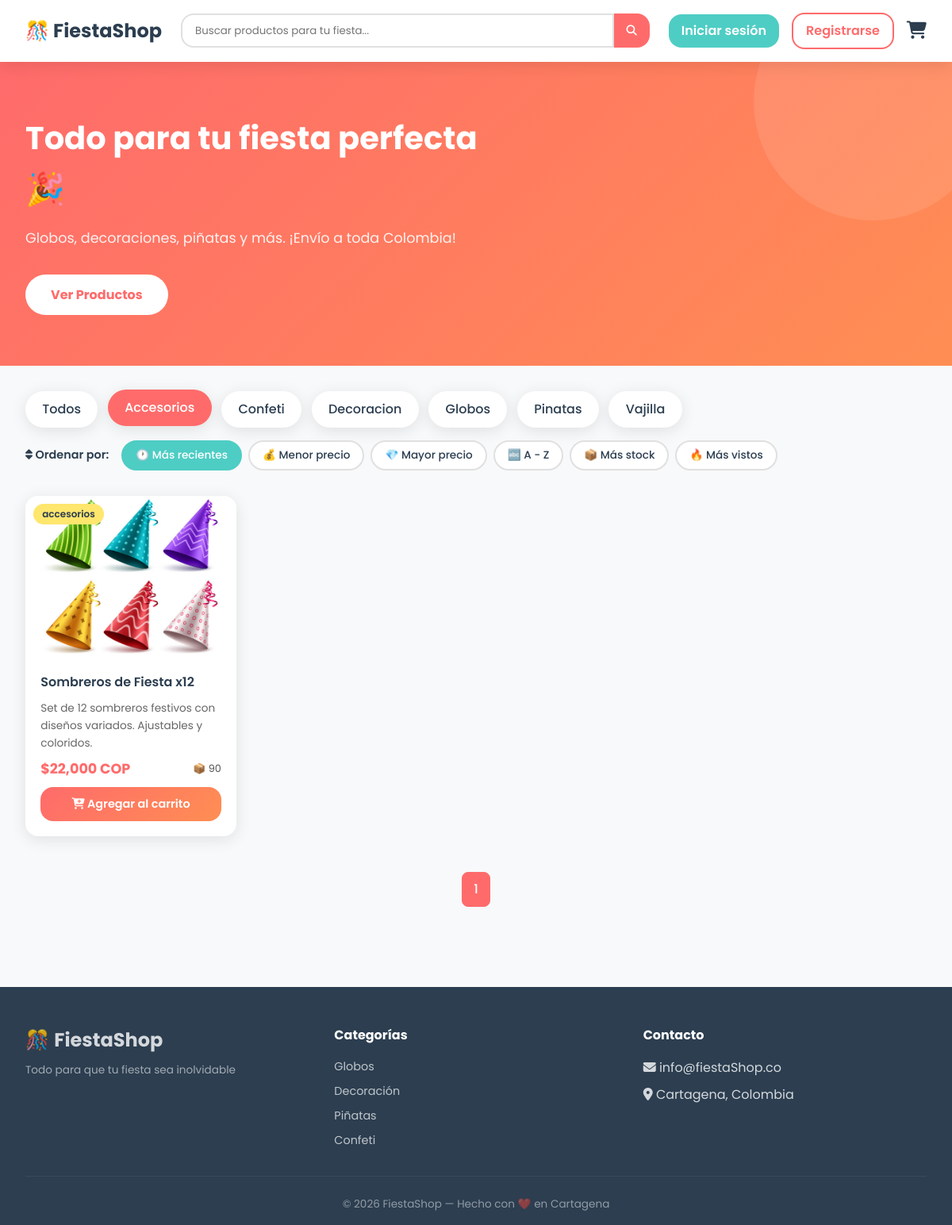
/?categoria=accesorios&orden=recientes&q=, run on the app's committed database.
### database.py (models this page shows, shortened)
class Producto(db.Model):
    __tablename__ = 'productos'
    id           = db.Column(db.Integer, primary_key=True)
    nombre       = db.Column(db.String(100), nullable=False)
    descripcion  = db.Column(db.Text, nullable=False)
    precio       = db.Column(db.Numeric(10, 2), nullable=False)
    imagen       = db.Column(db.String(200), default='default.jpg')
    categoria    = db.Column(db.String(50), nullable=False, index=True)
    stock        = db.Column(db.Integer, default=0)
    visitas      = db.Column(db.Integer, default=0)
    fecha_creado = db.Column(db.DateTime, default=lambda: datetime.now(timezone.utc))
    usuario_id   = db.Column(db.Integer, db.ForeignKey('usuarios.id'), nullable=True)
    favoritos = db.relationship('Favorito', backref='producto', lazy=True)
    resenas   = db.relationship('Resena', backref='producto', lazy=True)

### app.py (the view)
@app.route('/')
def index():
    busqueda         = request.args.get('q', '')
    categoria_filtro = request.args.get('categoria', '')
    orden            = request.args.get('orden', 'recientes')
    if 'sesion_id' not in session:
        session['sesion_id'] = str(uuid.uuid4())
    query = Producto.query
    if busqueda:
        query = query.filter(
            Producto.nombre.ilike(f'%{busqueda}%') |
            Producto.descripcion.ilike(f'%{busqueda}%')
        )
    if categoria_filtro:
        query = query.filter_by(categoria=categoria_filtro)
    if orden == 'precio_asc':
        query = query.order_by(Producto.precio.asc())
    elif orden == 'precio_desc':
        query = query.order_by(Producto.precio.desc())
    elif orden == 'nombre_asc':
        query = query.order_by(Producto.nombre.asc())
    elif orden == 'mas_stock':
        query = query.order_by(Producto.stock.desc())
    elif orden == 'mas_vistos':
        query = query.order_by(Producto.visitas.desc())
    else:
        query = query.order_by(Producto.fecha_creado.desc())
    pagina    = request.args.get('page', 1, type=int)
    productos = query.paginate(page=pagina, per_page=8)
    categorias = db.session.query(Producto.categoria).distinct().all()
    categorias = [c[0] for c in categorias]
    return render_template(
        'index.html',
        productos=productos,
        categorias=categorias,
        categoria_filtro=categoria_filtro,
        orden=orden
    )

### app.py (called while the page is built, shortened)
@app.context_processor
def inject_globals():
    sesion_id = session.get('sesion_id', '')
    count = ItemCarrito.query.filter_by(
        sesion_id=sesion_id
    ).count() if sesion_id else 0
    favoritos_ids   = []
    notif_no_leidas = 0
    return dict(
        items_carrito=count,
        favoritos_ids=favoritos_ids,
        notif_no_leidas=notif_no_leidas
    )

### templates/index.html (shortened to what this page needs)
{% extends 'base.html' %}
{% block content %}
<section class="hero">
    <div class="hero-content">
        <h1>Todo para tu fiesta perfecta 🎉</h1>
        <p>Globos, decoraciones, piñatas y más. ¡Envío a toda Colombia!</p>
        <a href="#productos" class="btn-hero">Ver Productos</a>
    </div>
</section>
<section class="filtros" id="productos">
    <div class="filtros-container">
        <a href="{{ url_for('index', orden=orden) }}"
           class="filtro-btn {% if not categoria_filtro %}activo{% endif %}">
            Todos
        </a>
        {% for cat in categorias %}
        <a href="{{ url_for('index', categoria=cat, orden=orden, q=request.args.get('q','')) }}"
           class="filtro-btn {% if categoria_filtro == cat %}activo{% endif %}">
            {{ cat | capitalize }}
        </a>
        {% endfor %}
    </div>
</section>
<section class="ordenamiento">
    <div class="orden-container">
        <span class="orden-label"><i class="fas fa-sort"></i> Ordenar por:</span>
        <div class="orden-opciones">
            <a href="{{ url_for('index', orden='recientes', categoria=categoria_filtro, q=request.args.get('q','')) }}"
               class="orden-btn {% if orden == 'recientes' %}activo{% endif %}">🕐 Más recientes</a>
            <a href="{{ url_for('index', orden='precio_asc', categoria=categoria_filtro, q=request.args.get('q','')) }}"
               class="orden-btn {% if orden == 'precio_asc' %}activo{% endif %}">💰 Menor precio</a>
            <a href="{{ url_for('index', orden='precio_desc', categoria=categoria_filtro, q=request.args.get('q','')) }}"
               class="orden-btn {% if orden == 'precio_desc' %}activo{% endif %}">💎 Mayor precio</a>
            <a href="{{ url_for('index', orden='nombre_asc', categoria=categoria_filtro, q=request.args.get('q','')) }}"
               class="orden-btn {% if orden == 'nombre_asc' %}activo{% endif %}">🔤 A - Z</a>
            <a href="{{ url_for('index', orden='mas_stock', categoria=categoria_filtro, q=request.args.get('q','')) }}"
               class="orden-btn {% if orden == 'mas_stock' %}activo{% endif %}">📦 Más stock</a>
            <a href="{{ url_for('index', orden='mas_vistos', categoria=categoria_filtro, q=request.args.get('q','')) }}"
               class="orden-btn {% if orden == 'mas_vistos' %}activo{% endif %}">🔥 Más vistos</a>
        </div>
    </div>
</section>
<section class="productos-seccion">
    {% if productos.items %}
    <div class="productos-grid">
        {% for producto in productos.items %}
        <div class="producto-card">
            <div class="producto-imagen">
                <a href="{{ url_for('detalle_producto', id=producto.id) }}">
                    <img src="{{ url_for('static', filename='images/' + producto.imagen) }}"
                         alt="{{ producto.nombre }}"
                         onerror="this.src='{{ url_for('static', filename='images/default.jpg') }}'">
                </a>
                <span class="badge-categoria">{{ producto.categoria }}</span>
            </div>
            <div class="producto-info">
                <h3 class="producto-nombre">
                    <a href="{{ url_for('detalle_producto', id=producto.id) }}">
                        {{ producto.nombre }}
                    </a>
                </h3>
                <p class="producto-descripcion">
                    {{ producto.descripcion[:80] }}{% if producto.descripcion|length > 80 %}...{% endif %}
                </p>
                <div class="producto-precio-row">
                    <span class="producto-precio">
                        ${{ "{:,.0f}".format(producto.precio | float) }} COP
                    </span>
                    <span class="producto-stock {% if producto.stock < 5 %}stock-bajo{% endif %}">
                        {% if producto.stock > 0 %}📦 {{ producto.stock }}{% else %}❌ Agotado{% endif %}
                    </span>
                </div>
                {% if producto.stock > 0 %}
                <form action="{{ url_for('agregar_carrito', producto_id=producto.id) }}" method="POST">
                    <button type="submit" class="btn-carrito-add">
                        <i class="fas fa-cart-plus"></i> Agregar al carrito
                    </button>
                </form>
                {% else %}
                <button class="btn-carrito-add deshabilitado" disabled>Sin stock</button>
                {% endif %}
            </div>
        </div>
        {% endfor %}
    </div>
    <div class="paginacion">
        {% for page_num in productos.iter_pages(left_edge=1, right_edge=1, left_current=2, right_current=2) %}
            {% if page_num %}
            <a href="{{ url_for('index', page=page_num, categoria=categoria_filtro, orden=orden, q=request.args.get('q','')) }}"
               class="pagina-btn {% if productos.page == page_num %}activo{% endif %}">
                {{ page_num }}
            </a>
            {% else %}
            <span class="puntos">...</span>
            {% endif %}
        {% endfor %}
    </div>
    {% endif %}
</section>
{% endblock %}

### static/css/style.css (style rules this page uses)
:root { --primario: #FF6B6B; --secundario: #4ECDC4; --acento: #FFE66D; --oscuro: #2C3E50; --gris: #F8F9FA; --blanco: #FFFFFF; --sombra: 0 4px 20px rgba(0,0,0,0.1); --radio: 16px; --transicion: all 0.3s ease; }
* { margin: 0; padding: 0; box-sizing: border-box; }
body { font-family: 'Poppins', sans-serif; background-color: var(--gris); color: var(--oscuro); line-height: 1.6; }
.hero { background: linear-gradient(135deg, var(--primario), #FF8E53); color: white; padding: 4rem 2rem; display: flex; align-items: center; justify-content: space-between; gap: 2rem; overflow: hidden; position: relative; }
.hero::before { content: ''; position: absolute; width: 300px; height: 300px; background: rgba(255,255,255,0.1); border-radius: 50%; top: -100px; right: -50px; pointer-events: none; }
.hero-content { max-width: 600px; z-index: 1; }
.hero-content h1 { font-size: 2.5rem; font-weight: 700; margin-bottom: 1rem; }
.hero-content p { font-size: 1.1rem; margin-bottom: 2rem; opacity: 0.9; }
.btn-hero { background: white; color: var(--primario); padding: 0.8rem 2rem; border-radius: 50px; text-decoration: none; font-weight: 700; font-size: 1rem; transition: var(--transicion); display: inline-block; }
.filtros { padding: 2rem 2rem 1rem; }
.filtros-container { max-width: 1200px; margin: 0 auto; display: flex; gap: 0.8rem; flex-wrap: wrap; }
.filtro-btn { padding: 0.5rem 1.2rem; background: white; color: var(--oscuro); border-radius: 50px; text-decoration: none; font-weight: 500; border: 2px solid transparent; transition: var(--transicion); box-shadow: var(--sombra); }
.filtro-btn:hover, .filtro-btn.activo { background: var(--primario); color: white; transform: translateY(-2px); }
.ordenamiento { padding: 0 2rem 1rem; }
.orden-container { max-width: 1200px; margin: 0 auto; display: flex; align-items: center; gap: 1rem; flex-wrap: wrap; }
.orden-label { font-weight: 600; font-size: 0.9rem; color: var(--oscuro); white-space: nowrap; }
.orden-opciones { display: flex; gap: 0.5rem; flex-wrap: wrap; }
.orden-btn { padding: 0.4rem 1rem; background: white; color: var(--oscuro); border-radius: 50px; text-decoration: none; font-size: 0.85rem; font-weight: 500; border: 2px solid #e0e0e0; transition: var(--transicion); white-space: nowrap; }
.orden-btn.activo { background: var(--secundario); color: white; border-color: var(--secundario); }
.productos-seccion { max-width: 1200px; margin: 0 auto; padding: 1rem 2rem 3rem; }
.productos-grid { display: grid; grid-template-columns: repeat(auto-fill, minmax(260px, 1fr)); gap: 1.5rem; }
.producto-card { background: white; border-radius: var(--radio); overflow: hidden; box-shadow: var(--sombra); display: flex; flex-direction: column; opacity: 0; transform: translateY(20px); transition: opacity 0.4s ease, transform 0.4s ease, box-shadow 0.3s ease; }
.producto-card.visible { opacity: 1; transform: translateY(0); }
.producto-imagen { position: relative; overflow: hidden; height: 200px; }
.producto-imagen img { width: 100%; height: 100%; object-fit: cover; transition: transform 0.4s ease; }
.badge-categoria { position: absolute; top: 10px; left: 10px; background: var(--acento); color: var(--oscuro); padding: 0.2rem 0.7rem; border-radius: 50px; font-size: 0.75rem; font-weight: 600; }
.producto-info { padding: 1.2rem; display: flex; flex-direction: column; gap: 0.5rem; flex: 1; }
.producto-nombre a { font-size: 1rem; font-weight: 600; color: var(--oscuro); text-decoration: none; transition: var(--transicion); }
.producto-descripcion { font-size: 0.85rem; color: #666; flex: 1; }
.producto-precio-row { display: flex; justify-content: space-between; align-items: center; flex-wrap: wrap; gap: 0.3rem; }
.producto-precio { font-size: 1.1rem; font-weight: 700; color: var(--primario); }
.producto-stock { font-size: 0.8rem; color: #555; }
.btn-carrito-add { width: 100%; padding: 0.7rem; background: linear-gradient(135deg, var(--primario), #FF8E53); color: white; border: none; border-radius: var(--radio); cursor: pointer; font-family: 'Poppins', sans-serif; font-weight: 600; font-size: 0.9rem; transition: var(--transicion); margin-top: auto; }
.paginacion { margin-top: 40px; text-align: center; }
.pagina-btn { display: inline-block; margin: 5px; padding: 8px 14px; border-radius: 8px; background: white; border: 1px solid #ddd; color: #333; text-decoration: none; font-weight: 500; transition: var(--transicion); }
.pagina-btn.activo { background: var(--primario); color: white; border-color: var(--primario); }

### data on the page
Producto: imagen (picture), categoria "accesorios", nombre "Sombreros de Fiesta x12", descripcion "Set de 12 sombreros festivos con diseños variados. Ajustables y coloridos.", precio "22,000", stock "90"

### other printed values
{{ cat | capitalize }} "Accesorios" "Confeti" "Decoracion" "Globos" "Pinatas" "Vajilla"
{{ page_num }} "1"
